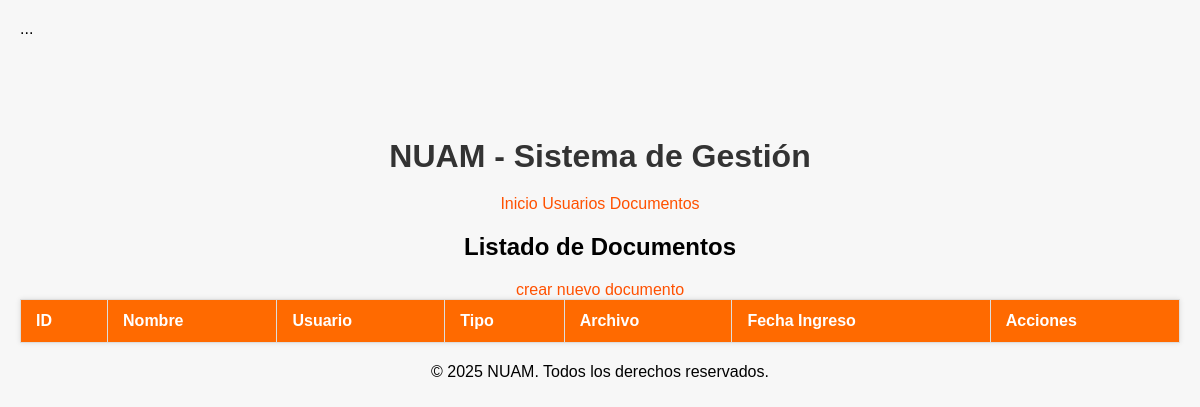
Before: /usuarios/documentos/ with the older database file.
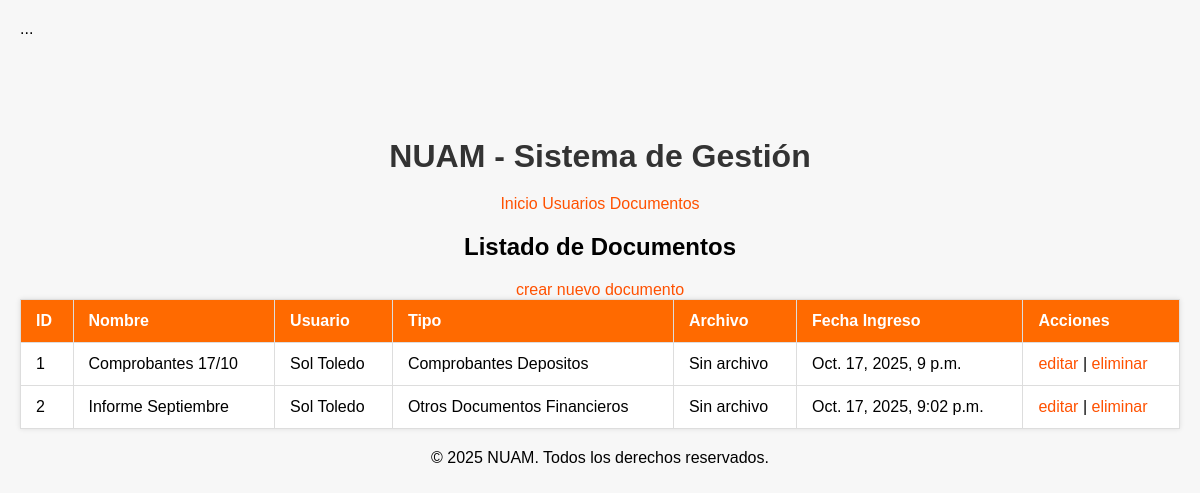
After: the same page with the newer database file.
### app/models.py (models this page shows, shortened)
class Documento(models.Model):
    id_documento = models.AutoField(primary_key=True, db_column='ID_DOCUMENTO')
    usuario = models.ForeignKey(Usuario, on_delete=models.CASCADE, db_column='ID_USUARIO')
    documento_nombre = models.CharField(max_length=100, blank=True, db_column='DOCUMENTO_NOMBRE')
    documento_tipo = models.ForeignKey(DocumentoTipo, on_delete=models.SET_NULL, null=True, blank=True, db_column='ID_DOCUMENTO_TIPO')
    archivo = models.FileField(upload_to='documentos/', blank=True, null=True, db_column='ARCHIVO')
    fecha_ingreso = models.DateTimeField(auto_now_add=True, db_column='FECHA_INGRESO')
    class Meta:
        verbose_name = 'Documento'
        verbose_name_plural = 'Documentos'

class Usuario(models.Model):
    id_usuario = models.AutoField(primary_key=True, db_column='ID_USUARIO')
    usuario_tipo = models.ForeignKey(UsuarioTipo, on_delete=models.SET_NULL, null=True, blank=True, db_column='ID_USUARIO_TIPO')
    pais = models.ForeignKey(Pais, on_delete=models.SET_NULL, null=True, blank=True, db_column='ID_PAIS')
    region = models.ForeignKey(Region, on_delete=models.SET_NULL, null=True, blank=True, db_column='ID_REGION')
    usuario_nombre = models.CharField(max_length=50, blank=True, db_column='USUARIO_NOMBRE')
    usuario_apellido = models.CharField(max_length=50, blank=True, db_column='USUARIO_APELLIDO')
    telefono = models.CharField(max_length=20, blank=True, db_column='TELEFONO')
    email = models.EmailField(blank=True, db_column='EMAIL')
    direccion = models.CharField(max_length=100, blank=True, db_column='DIRECCION')
    def __str__(self):
        nombre = f"{self.usuario_nombre} {self.usuario_apellido}".strip()
        return nombre or f"Usuario {self.id_usuario}"
    class Meta:
        verbose_name = 'Usuario'
        verbose_name_plural = 'Usuarios'

class DocumentoTipo(models.Model):
    id_documento_tipo = models.AutoField(primary_key=True, db_column='ID_DOCUMENTO_TIPO')
    documento_tipo = models.CharField(max_length=50, blank=True, db_column='DOCUMENTO_TIPO')
    def __str__(self):
        return self.documento_tipo or "Tipo sin nombre"
    class Meta:
        verbose_name = 'Tipo de Documento'
        verbose_name_plural = 'Tipos de Documento'

### app/views.py (the view)
# urls.py: path('documentos/', views.lista_documentos, name='lista_documentos'),
def lista_documentos(request):
    documentos = Documento.objects.all()
    return render(request, 'documentos/lista.html', {'documentos': documentos})

### app/templates/documentos/lista.html
{% extends "base.html" %}
{% block content %}
<h2>Listado de Documentos</h2>
<a href="{% url 'crear_documento' %}">crear nuevo documento</a>
<table border="1" cellpadding="5">
    <tr>
        <th>ID</th>
        <th>Nombre</th>
        <th>Usuario</th>
        <th>Tipo</th>
        <th>Archivo</th>
        <th>Fecha Ingreso</th>
        <th>Acciones</th>
    </tr>
    {% for doc in documentos %}
    <tr>
        <td>{{ doc.id_documento }}</td>
        <td>{{ doc.documento_nombre }}</td>
        <td>{{ doc.usuario }}</td>
        <td>{{ doc.documento_tipo }}</td>
        <td>
            {% if doc.archivo %}
            <a href="{{ doc.archivo.url }}" target="_blank">ver archivo</a>
            {% else %}
            Sin archivo
            {% endif %}
        </td>
        <td>{{ doc.fecha_ingreso }}</td>
        <td>
            <a href="{% url 'editar_documento' doc.pk %}">editar</a> |
            <a href="{% url 'eliminar_documento' doc.pk %}">eliminar</a>
        </td>
    </tr>
    {% endfor %}
</table>
{% endblock %}

### app/templates/base.html (shortened to what this page needs)
{% load static %}
<!DOCTYPE html>
<html lang="es">
<head>
  <link rel="stylesheet" href="{% static 'app/styles.css' %}">
</head>
<body>
    ...
</body>
</html>
<body>
  <div class="container">
    <header>
      <h1>NUAM - Sistema de Gestión</h1>
      <nav>
        <a href="{% url 'inicio' %}">Inicio</a>
        <a href="{% url 'lista_usuarios' %}">Usuarios</a>
        <a href="{% url 'lista_documentos' %}">Documentos</a>
      </nav>
    </header>
    <main>
      {% block content %}
      {% endblock %}
    </main>
    <footer>
      <p>&copy; 2025 NUAM. Todos los derechos reservados.</p>
    </footer>
  </div>

### app/static/app/styles.css (style rules this page uses)
body { font-family: Arial, sans-serif; background-color: #f7f7f7; margin: 20px; }
h1 { color: #333; margin-bottom: 20px; }
table { width: 100%; border-collapse: collapse; margin-bottom: 20px; background-color: #fff; box-shadow: 0 0 5px rgba(0,0,0,0.1); }
th, td { padding: 12px 15px; border: 1px solid #ddd; text-align: left; }
th { background-color: #ff6a00; color: white; }
.container { text-align: center; margin-top: 100px; }
a { color: #ff5100; text-decoration: none; }

Changed rows visible on the page:
added Documento: id_documento "1", documento_nombre "Comprobantes 17/10", usuario "Sol Toledo", documento_tipo "Comprobantes Depositos", ARCHIVO "Sin archivo", fecha_ingreso "Oct. 17, 2025, 9 p.m."
added Documento: id_documento "2", documento_nombre "Informe Septiembre", usuario "Sol Toledo", documento_tipo "Otros Documentos Financieros", ARCHIVO "Sin archivo", fecha_ingreso "Oct. 17, 2025, 9:02 p.m."
